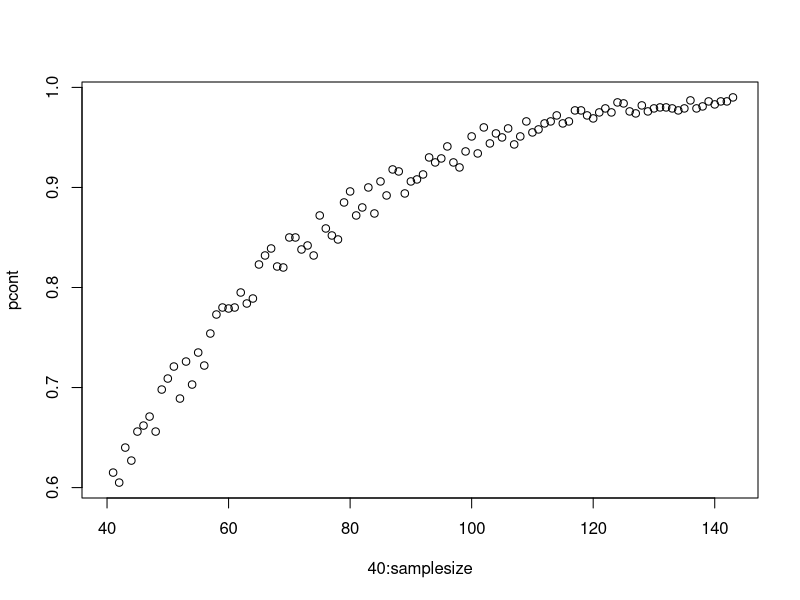
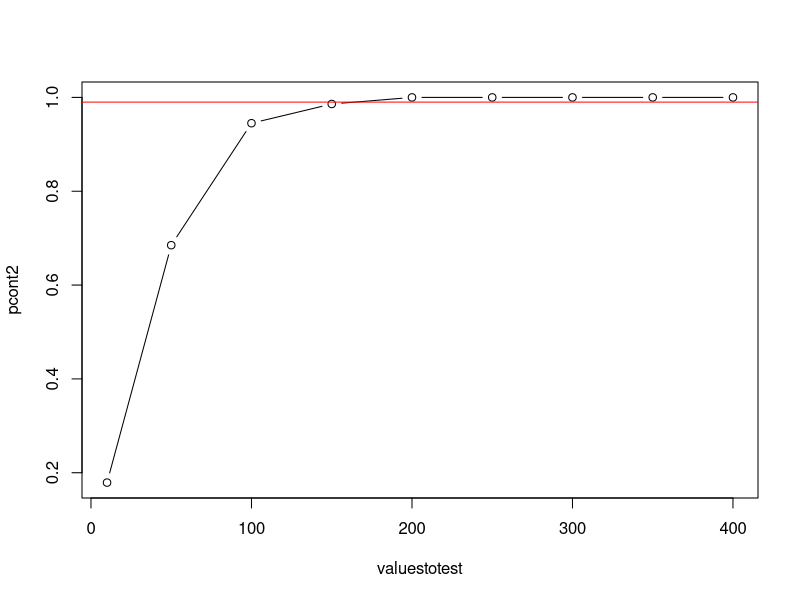
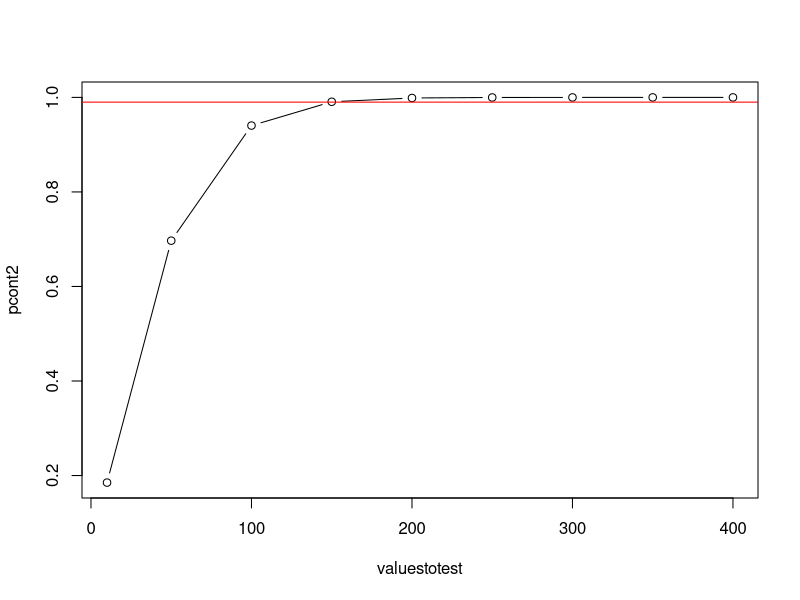
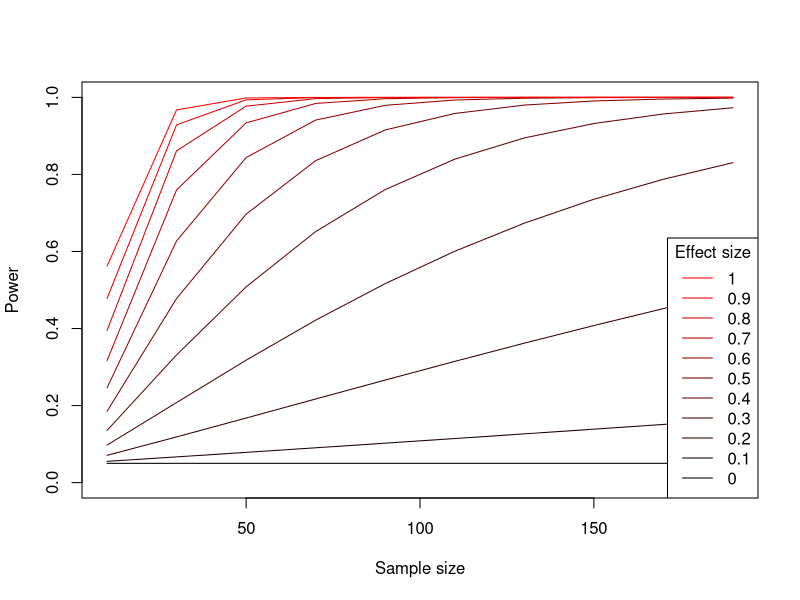
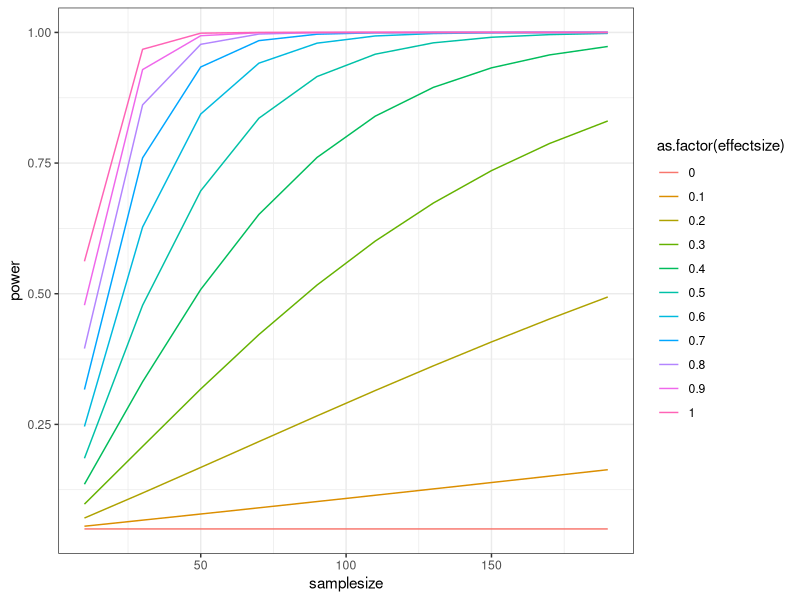

These figures' R source, in order:
## ---- chunk 1
set.seed(123) # random seed to make code reproducible
samplesize <- 40
sampdiff <- 0.5
samp1 <- rnorm(n = samplesize, mean = 0, sd = 1) #random numbers following normal 
#distribution of mean 0 and standard deviation 1
samp2 <- rnorm(n = samplesize, mean = sampdiff, sd = 1)
## ---- chunk 2
testres <- t.test(samp1, samp2)
testres$p.value
## ---- chunk 3
nbsimul <- 1000
set.seed(123) # random seed to make code reproducible
samplesize <- 40
sampdiff <- 0.5
storepvalues <- vector(length = nbsimul)
for (i in 1:nbsimul)
{
  samp1 <- rnorm(n = samplesize, mean = 0, sd = 1) 
  samp2 <- rnorm(n = samplesize, mean = sampdiff, sd = 1)
  testres <- t.test(samp1, samp2)
  storepvalues[i] <- testres$p.value # store the pvalue from this data set test
}
## ---- chunk 4
mean(storepvalues<0.05)
## ---- chunk 5
nbsimul <- 1000
set.seed(123) # random seed to make code reproducible
samplesize <- 40
pcont <- vector()
j <- 1
power <- 0.596
sampdiff <- 0.5
while(power<0.99)
{
  print(x = paste0("Sample size ", samplesize, " is not sufficient, power is only ", power))
  samplesize <- samplesize + 1
  storepvalues <- vector(length = nbsimul)
  for (i in 1:nbsimul)
  {
    samp1 <- rnorm(n = samplesize, mean = 0, sd = 1) 
    samp2 <- rnorm(n = samplesize, mean = sampdiff, sd = 1)
    testres <- t.test(samp1, samp2)
    storepvalues[i] <- testres$p.value # store the pvalue from this data set test
  }
  power <- mean(storepvalues<0.05)
  j <- j+1
  pcont[j] <- power
}

samplesize

plot(pcont, x=40:samplesize)
## ---- chunk 6
valuestotest <- c(10, 50, 100, 150, 200, 250, 300, 350, 400)
pcont2 <- vector(length = length(valuestotest))
power <- 0
for (j in 1:length(valuestotest))
{
  samplesize <- valuestotest[j]
  storepvalues <- vector(length = nbsimul)
  for (i in 1:nbsimul)
  {
    samp1 <- rnorm(n = samplesize, mean = 0, sd = 1) 
    samp2 <- rnorm(n = samplesize, mean = sampdiff, sd = 1)
    testres <- t.test(samp1, samp2)
    storepvalues[i] <- testres$p.value # store the pvalue from this data set test
  }
  power <- mean(storepvalues<0.05)
  pcont2[j] <- power
}

plot(pcont2, x=valuestotest, type="b")
abline(h=0.99, col="red")

## ---- chunk 7
library(pwr)
valuestotest <- c(10, 50, 100, 150, 200, 250, 300, 350, 400)
pcont2 <- vector(length = length(valuestotest))
power <- 0
for (j in 1:length(valuestotest))
{
  pcont2[j] <- pwr.t.test(n=valuestotest[j], d = 0.5)$power
}

plot(pcont2, x=valuestotest, type="b")
abline(h=0.99, col="red")

## ---- chunk 8
samplesizestotest <- seq(from=10, to =200, by = 20)
## ---- chunk 9
effectsizestotest <- seq(from=0, to = 1, by = 0.1)

## ---- chunk 10
container <- expand.grid(samplesize= samplesizestotest, effectsize=effectsizestotest)
## ---- chunk 11
container$power <- NA
head(container)
## ---- chunk 12
library(pwr)
for(potatoes in 1:nrow(container))
{
  
  container$power[potatoes] <-pwr.t.test(n = container$samplesize[potatoes], d = container$effectsize[potatoes])$power
}
## ---- chunk 13

plot(x = container$samplesize[container$effectsize==effectsizestotest[1]], y=container$power[container$effectsize==effectsizestotest[1]], ylim = c(0,1), type="l", xlab="Sample size", ylab="Power")
effectsizestotest[1]
for(radish in 2:length(effectsizestotest))
{
  lines(x = container$samplesize[container$effectsize==effectsizestotest[radish]],
        y=container$power[container$effectsize==effectsizestotest[radish]], type="l", col= rgb(red = effectsizestotest[radish],green = 0, blue = 0, maxColorValue = max(effectsizestotest)))
}
legend(x="bottomright", legend = rev(effectsizestotest), col = rev(rgb(red = effectsizestotest,0,0, maxColorValue = max(effectsizestotest))), lty=1, title = "Effect size")
## ---- chunk 14
library(ggplot2)
ggplot(data = container, aes(x=samplesize, y=power, colour=as.factor(effectsize))) +
  geom_line()+
  theme_bw()

## ---- chunk 15
library(lme4)

repeateddata <- read.csv(file = "RepeatedMeasurements.csv")
inddata <- read.csv(file = "IndividualMeasurements.csv")

## ---- chunk 16
summary(lm(value ~ 1 + group, data = inddata))
## ---- chunk 17
summary(lm(value ~ 1 + group, data = repeateddata))
## ---- chunk 18
summary(lmer(value ~ 1 + group + (1 | individual), data=repeateddata))
